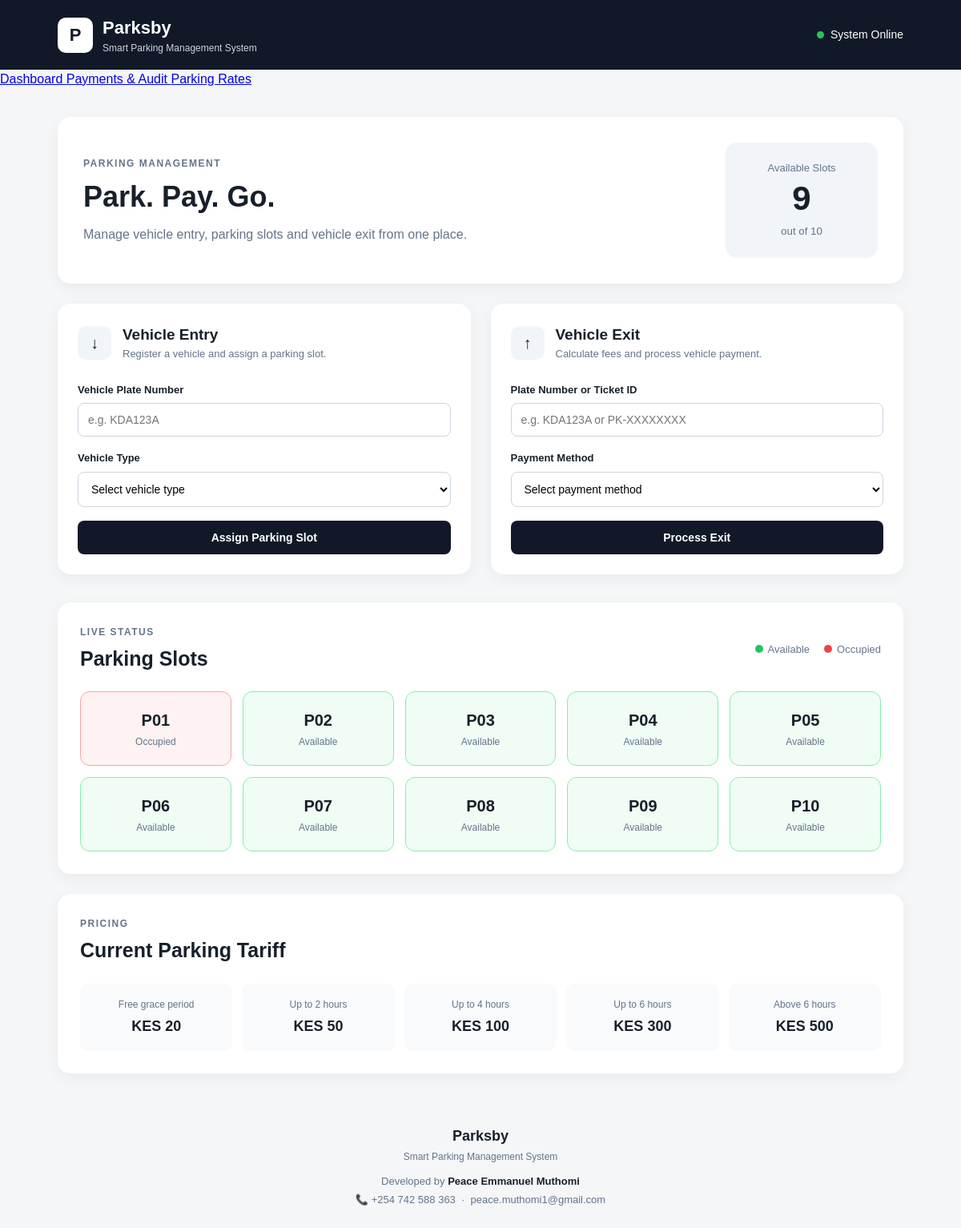
The page / on the database its author committed.
### tables this page shows
CREATE TABLE parking_rates (
    rate_id INTEGER PRIMARY KEY AUTOINCREMENT,
    rate_name VARCHAR(100) NOT NULL,
    minimum_minutes INTEGER NOT NULL,
    maximum_minutes INTEGER,
    amount DECIMAL(10,2) NOT NULL,
    active INTEGER NOT NULL DEFAULT 1
        CHECK (active IN (0, 1)),
    created_at DATETIME NOT NULL DEFAULT CURRENT_TIMESTAMP,
    updated_at DATETIME NOT NULL DEFAULT CURRENT_TIMESTAMP
);

### src/app.py (the view)
@app.route("/")
def dashboard():
    return render_page(
        active_tab="dashboard"
    )

### src/app.py (called while the page is built)
def render_page(template="index.html", **kwargs):
    available_slots = get_available_slots()
    parking_rates = get_parking_rates()
    return render_template(
        template,
        available_slots=available_slots,
        available_count=len(available_slots),
        parking_rates=parking_rates,
        **kwargs
    )

### src/database.py (called while the page is built)
def get_db_connection():
    connection = sqlite3.connect(DATABASE)
    connection.row_factory = sqlite3.Row
    connection.execute("PRAGMA foreign_keys = ON")
    return connection

### src/models.py (called while the page is built)
def get_available_slots():
    db = get_db_connection()
    slots = db.execute("""
        SELECT
            slot_id,
            slot_number,
            status
        FROM parking_slots
        WHERE status = 'AVAILABLE'
        ORDER BY slot_id
    """).fetchall()
    db.close()
    return slots

### src/parking.py (called while the page is built)
def get_parking_rates():
    db = get_db_connection()
    try:
        rates = db.execute(
            """
            SELECT
                rate_id,
                rate_name,
                minimum_minutes,
                maximum_minutes,
                amount,
                active,
                created_at,
                updated_at
            FROM parking_rates
            WHERE active = 1
            ORDER BY minimum_minutes ASC
            """
        ).fetchall()
        return rates
    finally:
        db.close()

### src/templates/index.html (shortened to what this page needs)
<!DOCTYPE html>
<html lang="en">
<head>
    <link
        rel="stylesheet"
        href="{{ url_for('static', filename='css/style.css') }}"
    >
</head>
<body>
<header class="topbar">
    <div class="brand">
        <div class="brand-icon">P</div>
        <div>
            <h1>Parksby</h1>
            <p>Smart Parking Management System</p>
        </div>
    </div>
    <div class="status">
        <span class="status-dot"></span>
        System Online
    </div>
</header>
<nav class="main-nav">
    <a
        href="{{ url_for('dashboard') }}"
        class="{% if active_tab == 'dashboard' %}active{% endif %}"
    >
        Dashboard
    </a>
    <a
        href="{{ url_for('payments') }}"
        class="{% if active_tab == 'payments' %}active{% endif %}"
    >
        Payments & Audit
    </a>
    <a
        href="{{ url_for('rates') }}"
        class="{% if active_tab == 'rates' %}active{% endif %}"
    >
        Parking Rates
    </a>
</nav>
{% block content %}
<main class="container">
    <section class="hero">
        <div>
            <p class="eyebrow">PARKING MANAGEMENT</p>
            <h2>
                Park. Pay. Go.
            </h2>
            <p>
                Manage vehicle entry, parking slots and vehicle
                exit from one place.
            </p>
        </div>
        <div class="capacity-card">
            <span>Available Slots</span>
            <strong>{{ available_count }}</strong>
            <small>out of 10</small>
        </div>
    </section>
    <section class="actions">
        <div class="panel">
            <div class="panel-heading">
                <div class="panel-icon">↓</div>
                <div>
                    <h3>Vehicle Entry</h3>
                    <p>
                        Register a vehicle and assign a parking slot.
                    </p>
                </div>
            </div>
            <form action="/entry" method="POST">
                <label for="plate_number">
                    Vehicle Plate Number
                </label>
                <input
                    type="text"
                    id="plate_number"
                    name="plate_number"
                    placeholder="e.g. KDA123A"
                    maxlength="20"
                    required
                >
                <label for="vehicle_type">
                    Vehicle Type
                </label>
                <select
                    id="vehicle_type"
                    name="vehicle_type"
                    required
                >
                    <option value="">
                        Select vehicle type
                    </option>
                </select>
                <button type="submit">
                    Assign Parking Slot
                </button>
            </form>
        </div>
        <div class="panel">
            <div class="panel-heading">
                <div class="panel-icon">↑</div>
                <div>
                    <h3>Vehicle Exit</h3>
                    <p>
                        Calculate fees and process vehicle payment.
                    </p>
                </div>
            </div>
            <form action="/exit" method="POST">
                <label for="identifier">
                    Plate Number or Ticket ID
                </label>
                <input
                    type="text"
                    id="identifier"
                    name="identifier"
                    placeholder="e.g. KDA123A or PK-XXXXXXXX"
                    required
                >
                <label for="payment_method">
                    Payment Method
                </label>
                <select
                    id="payment_method"
                    name="payment_method"
                    required
                >
                    <option value="">
                        Select payment method
                    </option>
                </select>
                <button type="submit">
                    Process Exit
                </button>
            </form>
        </div>
    </section>
    <section class="parking-section">
        <div class="section-heading">
            <div>
                <p class="eyebrow">
                    LIVE STATUS
                </p>
                <h2>
                    Parking Slots
                </h2>
            </div>
            <div class="legend">
                <span>
                    <i class="available-dot"></i>
                    Available
                </span>
                <span>
                    <i class="occupied-dot"></i>
                    Occupied
                </span>
            </div>
        </div>
        <div class="slot-grid">
            {% for slot_number in range(1, 11) %}
                {% set slot_id = "P%02d" | format(slot_number) %}
                {% if slot_id not in available_slots | map(attribute="slot_number") | list %}
                    {% set occupied = true %}
                {% else %}
                    {% set occupied = false %}
                {% endif %}
                <div class="slot {% if occupied %}occupied{% else %}available{% endif %}">
                    <div class="slot-number">
                        {{ slot_id }}
                    </div>
                    <div class="slot-status">
                        {% if occupied %}
                            Occupied
                        {% else %}
                            Available
                        {% endif %}
                    </div>
                </div>
            {% endfor %}
        </div>
    </section>
    <section class="tariff">
        <div class="section-heading">
            <div>
                <p class="eyebrow">
                    PRICING
                </p>
                <h2>
                    Current Parking Tariff
                </h2>
            </div>
        </div>
        <div class="tariff-grid">
            {% for rate in parking_rates %}
            <div>
                <span>
                    {{ rate["rate_name"] }}
                </span>
                <strong>
                    KES {{ rate["amount"] }}
                </strong>
            </div>
            {% endfor %}
        </div>
    </section>
</main>
{% endblock %}
<footer>
    <div class="footer-brand">
        <strong>Parksby</strong>
        <span>
            Smart Parking Management System
        </span>
    </div>
    <div class="footer-credit">
        <p>
            Developed by
            <strong>Peace Emmanuel Muthomi</strong>
        </p>
        <p>
            📞 +254 742 588 363
            &nbsp;·&nbsp;
            peace.muthomi1@gmail.com
        </p>
    </div>
</footer>
</body>
</html>

### src/static/css/style.css (style rules this page uses)
* { box-sizing: border-box; margin: 0; padding: 0; }
body { font-family: Arial, Helvetica, sans-serif; background: #f4f6f8; color: #17202a; line-height: 1.5; }
.topbar { background: #111827; color: white; padding: 18px 6%; display: flex; justify-content: space-between; align-items: center; }
.brand { display: flex; align-items: center; gap: 12px; }
.brand-icon { width: 44px; height: 44px; border-radius: 10px; background: white; color: #111827; display: flex; align-items: center; justify-content: center; font-size: 22px; font-weight: bold; }
.brand h1 { font-size: 22px; }
.brand p { font-size: 12px; color: #cbd5e1; }
.status { display: flex; align-items: center; gap: 8px; font-size: 14px; }
.status-dot { width: 9px; height: 9px; background: #22c55e; border-radius: 50%; }
.container { width: 88%; max-width: 1200px; margin: 35px auto; }
.hero { background: white; border-radius: 16px; padding: 32px; display: flex; justify-content: space-between; align-items: center; gap: 30px; margin-bottom: 25px; box-shadow: 0 5px 20px rgba(0, 0, 0, 0.05); }
.eyebrow { font-size: 12px; font-weight: bold; letter-spacing: 1.5px; color: #64748b; margin-bottom: 6px; }
.hero h2 { font-size: 36px; margin-bottom: 8px; }
.hero p { color: #64748b; }
.capacity-card { min-width: 190px; padding: 22px; border-radius: 14px; background: #f1f5f9; text-align: center; }
.capacity-card span { display: block; color: #64748b; font-size: 13px; }
.capacity-card strong { display: block; font-size: 42px; line-height: 1.1; margin: 5px 0; }
.capacity-card small { color: #64748b; }
.actions { display: grid; grid-template-columns: 1fr 1fr; gap: 25px; margin-bottom: 35px; }
.panel { background: white; padding: 25px; border-radius: 16px; box-shadow: 0 5px 20px rgba(0, 0, 0, 0.05); }
.panel-heading { display: flex; gap: 14px; align-items: center; margin-bottom: 25px; }
.panel-icon { width: 42px; height: 42px; border-radius: 10px; background: #f1f5f9; display: flex; align-items: center; justify-content: center; font-size: 20px; font-weight: bold; }
.panel h3 { font-size: 19px; }
.panel-heading p { color: #64748b; font-size: 13px; }
form { display: flex; flex-direction: column; }
label { font-size: 13px; font-weight: bold; margin-bottom: 7px; }
input, select { width: 100%; padding: 12px; border: 1px solid #cbd5e1; border-radius: 8px; font-size: 14px; margin-bottom: 17px; background: white; }
button { border: none; padding: 13px; border-radius: 8px; background: #111827; color: white; font-size: 14px; font-weight: bold; cursor: pointer; }
.parking-section, .tariff { background: white; border-radius: 16px; padding: 28px; margin-bottom: 25px; box-shadow: 0 5px 20px rgba(0, 0, 0, 0.05); }
.section-heading { display: flex; justify-content: space-between; align-items: center; margin-bottom: 22px; }
.section-heading h2 { font-size: 25px; }
.legend { display: flex; gap: 18px; font-size: 13px; color: #64748b; }
.legend span { display: flex; align-items: center; gap: 6px; }
.legend i { width: 10px; height: 10px; display: inline-block; border-radius: 50%; }
.available-dot { background: #22c55e; }
.occupied-dot { background: #ef4444; }
.slot-grid { display: grid; grid-template-columns: repeat(5, 1fr); gap: 14px; }
.slot { padding: 20px 10px; border-radius: 12px; text-align: center; border: 1px solid; }
.slot.available { background: #f0fdf4; border-color: #86efac; }
.slot.occupied { background: #fef2f2; border-color: #fca5a5; }
.slot-number { font-size: 20px; font-weight: bold; }
.slot-status { font-size: 12px; margin-top: 3px; color: #64748b; }
.tariff-grid { display: grid; grid-template-columns: repeat(5, 1fr); gap: 12px; }
.tariff-grid div { background: #f8fafc; padding: 17px; border-radius: 10px; text-align: center; }
.tariff-grid span { display: block; font-size: 12px; color: #64748b; }
.tariff-grid strong { display: block; margin-top: 5px; font-size: 18px; }
footer { text-align: center; padding: 30px; color: #64748b; font-size: 13px; }
.footer-brand strong { display: block; font-size: 18px; color: #17202a; }
.footer-brand span { display: block; margin-top: 3px; font-size: 12px; color: #64748b; }
.footer-credit { margin-top: 12px; }
.footer-credit p { margin: 4px 0; }
.footer-credit strong { color: #17202a; }

### rows shown on the page
parking_rates: rate_name "Free grace period", amount "20"
parking_rates: rate_name "Up to 2 hours", amount "50"
parking_rates: rate_name "Up to 4 hours", amount "100"
parking_rates: rate_name "Up to 6 hours", amount "300"
parking_rates: rate_name "Above 6 hours", amount "500"

### other values the page prints
{{ available_count }} "9"
{{ slot_id }} "P01" "P02" "P03" "P04" "P05" "P06" "P07" "P08" "P09" "P10"
